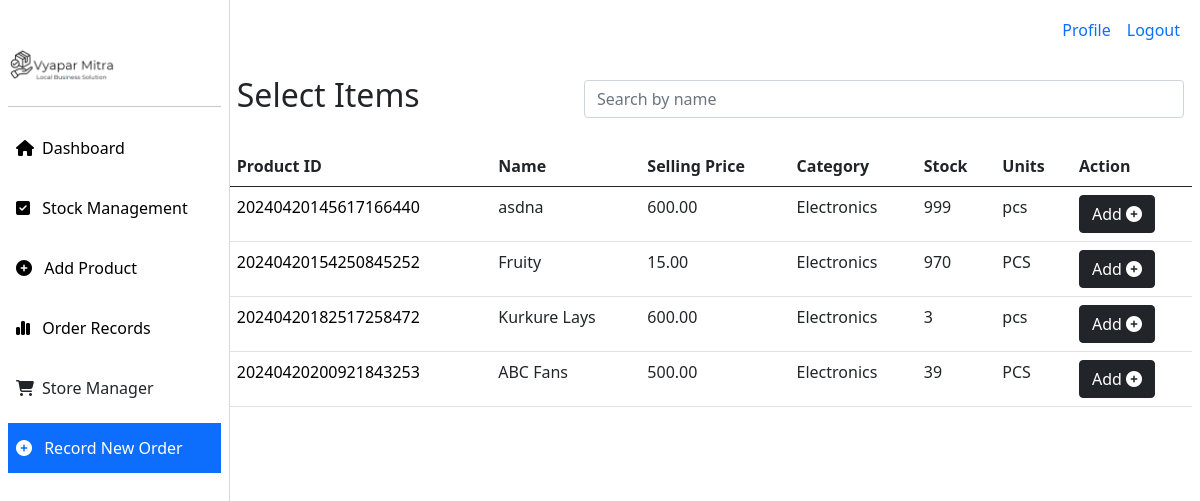
/products/catalog/ (signed in), run on the app's committed database.
### products/models.py (models this page shows, shortened)
class Product(models.Model):
    name = models.CharField(max_length=255)
    description = models.TextField()
    cost_price = models.DecimalField(max_digits=10, decimal_places=2)
    selling_price = models.DecimalField(max_digits=10, decimal_places=2)
    stock = models.IntegerField(default=0)
    created_at = models.DateTimeField(auto_now_add=True)
    updated_at = models.DateTimeField(auto_now=True)
    category = models.ForeignKey('Category', on_delete=models.CASCADE)
    unique_id = models.CharField(max_length=255, unique=True)
    gst = models.DecimalField(max_digits=10, decimal_places=2, default=0)
    units = models.CharField(max_length=255, default='pcs')
    image = models.ImageField(upload_to='products/', default='products/default.jpg')
    account  = models.ForeignKey('accounts.Account', on_delete=models.CASCADE, null=True, blank=True)
    is_active = models.BooleanField(default=True)

class Category(models.Model):
    name = models.CharField(max_length=255)
    description = models.TextField()
    created_at = models.DateTimeField(auto_now_add=True)
    updated_at = models.DateTimeField(auto_now=True)
    def __str__(self):
        return self.name

### products/views.py (the view)
# urls.py: path("catalog/", views.product_catalog, name="catalog"),
def product_catalog(request):
    products = Product.objects.filter(account__user=request.user)
    return render(request, 'products/catalog.html', {'products': products})

### templates/products/catalog.html (shortened to what this page needs)
{% extends "home/base.html" %}
{% block content %}
<div class="d-flex" style="min-width: 100vw;">
    <div style="width: 230px;">
        {% include 'home/sidebar.html' %}
    </div>
    <div style="width:85vw;">
        {% include 'home/topbar.html' %}
        <div class=" p-3 d-flex justify-content-between align-items-center"
           >
            <h2>Select Items</h2>
            <div class="d-flex">
                <form action="{% url 'search-products-catalog' %}" method="POST">
                    <input type="text" name="search" class="form-control" placeholder="Search by name" style="width:600px">
                </form>
            </div>
        </div>
        <div class="p-2"  >
            <table class="table">
                <tr>
                    <th>Product ID</th>
                    <th>Name</th>
                    <th>Selling Price</th>
                    <th>Category</th>
                    <th>Stock</th>
                    <th>Units</th>
                    <th>Action</th>
                </tr>
                <tbody>
                    {% for product in products %}
                    <tr>
                        <td><a href="{% url 'edit-product' product.id %}">{{product.unique_id}}</a></td>
                        <td>{{product.name}}</td>
                        <td>{{product.selling_price}}</td>
                        <td>{{product.category}}</td>
                        <td>{{product.stock}}</td>
                        <td>{{product.units}}</td>
                        <td><a href="{% url 'add-to-cart' product.id %}"><button class="btn btn-dark">Add <i class="fa fa-plus-circle" aria-hidden="true"></i></button></a></td>
                    </tr>
                    {% endfor %}
                </tbody>
            </table>
        </div>
    </div>
</div>
{% endblock content %}

### templates/home/sidebar.html (style rules this page uses)
a { text-decoration: none; color: black; }

### data on the page
Product: unique_id "20240420145617166440", name "asdna", selling_price "600.00", category "Electronics", stock "999", units "pcs"
Product: unique_id "20240420154250845252", name "Fruity", selling_price "15.00", category "Electronics", stock "970", units "PCS"
Product: unique_id "20240420182517258472", name "Kurkure Lays", selling_price "600.00", category "Electronics", stock "3", units "pcs"
Product: unique_id "20240420200921843253", name "ABC Fans", selling_price "500.00", category "Electronics", stock "39", units "PCS"
